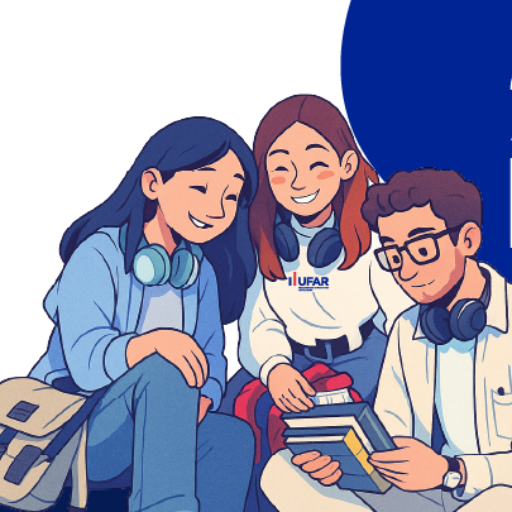
#> input picture example/sample_images/sample_img.png, 512 x 512 px
$ python -i dct_compression.py   (imports and definitions only)
#> lines starting #> are read from the running program, lines starting #| are printed output that depends on the picture
"""
DCT-based Image Compression

Implements JPEG-style compression using Discrete Cosine Transform.
This is a classical frequency-domain compression technique.

Mathematical Foundation:
-----------------------
The 2D DCT transforms spatial domain to frequency domain:

F(u,v) = (2/√N) C(u)C(v) Σ Σ f(x,y) cos[(2x+1)uπ/2N] cos[(2y+1)vπ/2N]

where C(0) = 1/√2, C(u) = 1 for u > 0

Information Theory Connection:
-----------------------------
- Concentrates energy in low frequencies (high entropy → low entropy)
- Quantization introduces controlled information loss
- Rate determined by quantization table
"""
import numpy as np
import cv2
from scipy.fftpack import dct, idct
from typing import Tuple, Optional

class DCTCompression:
    """
    DCT-based image compression with configurable quality.

    Parameters:
    -----------
    quality : int (1-100)
        Compression quality. Higher = better quality, lower compression.
    block_size : int
        Size of DCT blocks (typically 8x8 for JPEG)
    """

    def __init__(self, quality: int = 75, block_size: int = 8):
        self.quality = max(1, min(100, quality))
        self.block_size = block_size
        self.quantization_table = self._generate_quantization_table()

    def _generate_quantization_table(self) -> np.ndarray:
        """
        Generate quantization table based on quality factor.

        Lower quality = more aggressive quantization = more compression
        This is where information is intentionally discarded!
        """
        # Standard JPEG luminance quantization table
        base_table = np.array([
            [16, 11, 10, 16, 24, 40, 51, 61],
            [12, 12, 14, 19, 26, 58, 60, 55],
            [14, 13, 16, 24, 40, 57, 69, 56],
            [14, 17, 22, 29, 51, 87, 80, 62],
            [18, 22, 37, 56, 68, 109, 103, 77],
            [24, 35, 55, 64, 81, 104, 113, 92],
            [49, 64, 78, 87, 103, 121, 120, 101],
            [72, 92, 95, 98, 112, 100, 103, 99]
        ])

        # Scale based on quality (JPEG standard formula)
        if self.quality < 50:
            scale = 5000 / self.quality
        else:
            scale = 200 - 2 * self.quality

        quantization = np.floor((base_table * scale + 50) / 100)
        quantization[quantization == 0] = 1  # Avoid division by zero

        return quantization.astype(np.int32)

    def _apply_dct_block(self, block: np.ndarray) -> np.ndarray:
        """Apply 2D DCT to a single block."""
        return dct(dct(block.T, norm='ortho').T, norm='ortho')

    def _apply_idct_block(self, block: np.ndarray) -> np.ndarray:
        """Apply inverse 2D DCT to a single block."""
        return idct(idct(block.T, norm='ortho').T, norm='ortho')

    def _process_channel(self, channel: np.ndarray, compress: bool = True) -> np.ndarray:
        """
        Process a single color channel.

        Parameters:
        -----------
        channel : np.ndarray
            Single channel image
        compress : bool
            If True, apply DCT+quantization. If False, apply dequantization+IDCT
        """
        h, w = channel.shape
        # Pad to multiple of block_size
        pad_h = (self.block_size - h % self.block_size) % self.block_size
        pad_w = (self.block_size - w % self.block_size) % self.block_size

        if pad_h > 0 or pad_w > 0:
            channel = np.pad(channel, ((0, pad_h), (0, pad_w)), mode='edge')

        h_pad, w_pad = channel.shape
        result = np.zeros_like(channel, dtype=np.float32)

        # Process blocks
        for i in range(0, h_pad, self.block_size):
            for j in range(0, w_pad, self.block_size):
                block = channel[i:i+self.block_size, j:j+self.block_size].astype(np.float32)

                if compress:
                    # Forward DCT
                    dct_block = self._apply_dct_block(block)
                    # Quantize (information loss happens here!)
                    quantized = np.round(dct_block / self.quantization_table)
                    result[i:i+self.block_size, j:j+self.block_size] = quantized
                else:
                    # Dequantize
                    dequantized = block * self.quantization_table
                    # Inverse DCT
                    reconstructed = self._apply_idct_block(dequantized)
                    result[i:i+self.block_size, j:j+self.block_size] = reconstructed

        # Remove padding
        return result[:h, :w]

    def compress(self, image: np.ndarray) -> Tuple[np.ndarray, dict]:
        """
        Compress image using DCT.

        Returns:
        --------
        compressed_data : np.ndarray
            Quantized DCT coefficients
        metadata : dict
            Information needed for decompression
        """
        if len(image.shape) == 2:
            image = cv2.cvtColor(image, cv2.COLOR_GRAY2BGR)

        # Convert to YCbCr (better compression than RGB)
        ycbcr = cv2.cvtColor(image, cv2.COLOR_BGR2YCrCb).astype(np.float32)

        # Process each channel
        compressed_channels = []
        for channel in cv2.split(ycbcr):
            compressed = self._process_channel(channel, compress=True)
            compressed_channels.append(compressed)

        compressed_data = np.stack(compressed_channels, axis=-1)

        metadata = {
            'original_shape': image.shape,
            'quality': self.quality,
            'block_size': self.block_size,
            'quantization_table': self.quantization_table
        }

        return compressed_data, metadata

    def decompress(self, compressed_data: np.ndarray, metadata: dict) -> np.ndarray:
        """
        Decompress DCT-compressed image.

        Returns:
        --------
        reconstructed : np.ndarray
            Reconstructed image in BGR format
        """
        channels = cv2.split(compressed_data)

        # Process each channel
        reconstructed_channels = []
        for channel in channels:
            reconstructed = self._process_channel(channel, compress=False)
            reconstructed_channels.append(reconstructed)

        # Merge channels
        ycbcr_reconstructed = cv2.merge(reconstructed_channels)
        ycbcr_reconstructed = np.clip(ycbcr_reconstructed, 0, 255).astype(np.uint8)

        # Convert back to BGR
        bgr_reconstructed = cv2.cvtColor(ycbcr_reconstructed, cv2.COLOR_YCrCb2BGR)

        return bgr_reconstructed

    def compress_decompress(self, image: np.ndarray) -> np.ndarray:
        """Convenience method for full compression-decompression cycle."""
        compressed, metadata = self.compress(image)
        return self.decompress(compressed, metadata)


def calculate_compression_ratio(original: np.ndarray, compressed: np.ndarray) -> float:
    """
    Calculate actual compression ratio.

    In practice, we'd use entropy coding (Huffman, arithmetic) after quantization.
    This gives theoretical ratio based on non-zero coefficients.
    """
    # Count non-zero coefficients (sparse representation)
    non_zero = np.count_nonzero(compressed)
    total = compressed.size

    # Theoretical bits needed (assuming optimal entropy coding)
    sparsity_ratio = non_zero / total
    compression_ratio = 1 / sparsity_ratio if sparsity_ratio > 0 else 1

    return compression_ratio

>>> import cv2
>>> picture = cv2.imread('../../example/sample_images/sample_img.png')
#> picture is the input picture: shape (512, 512, 3); mean B, G, R 178.2, 152.2, 151.9
>>> result = DCTCompression().compress_decompress(picture)
#> in compress, `ycbcr = cv2.cvtColor(image, cv2.COLOR_BGR2YCrCb).astype(np.float32)`:
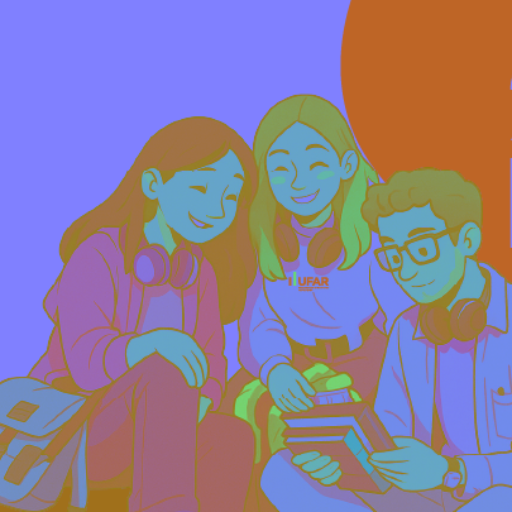
#> ycbcr: shape (512, 512, 3) float32; mean B, G, R 155.1, 125.8, 141
#> the loop in compress, `for channel in cv2.split(ycbcr):` made 3 passes
#> pass 2, in compress, `compressed = self._process_channel(channel, compress=True)`:
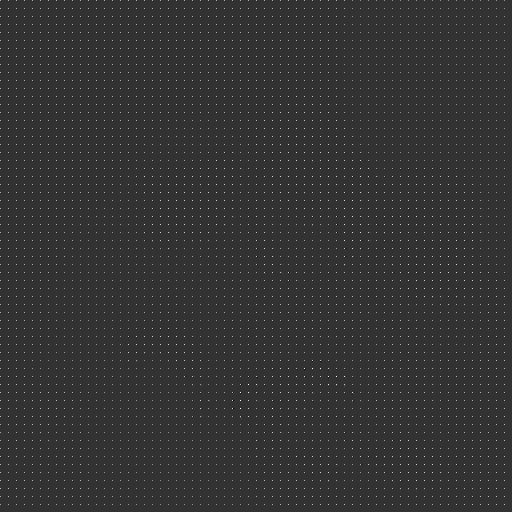
#> compressed: shape (512, 512) float32; min -52, max 209, mean 2; drawn with min black and max white
#> after the loop in compress, `for channel in cv2.split(ycbcr):`: compressed_channels = 3 items
#> in compress, `compressed_data = np.stack(compressed_channels, axis=-1)`:
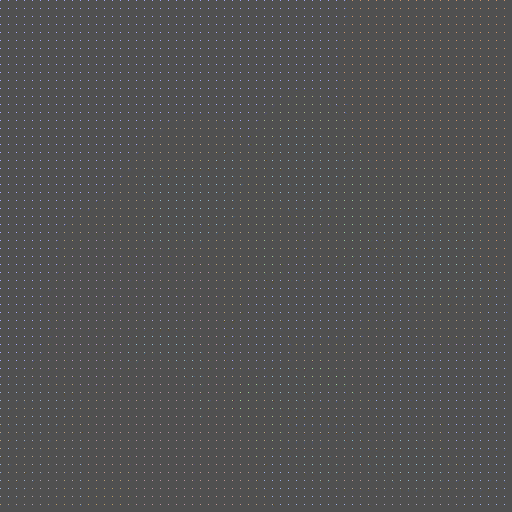
#> compressed_data: shape (512, 512, 3) float32; mean of channels 0, 1, 2 2.4, 2, 2.2; drawn with min black and max white
#> in compress_decompress, `compressed, metadata = self.compress(image)`: metadata = 4 items
#> the loop in decompress, `for channel in channels:` made 3 passes
#> pass 1, in decompress, `reconstructed = self._process_channel(channel, compress=False)`:
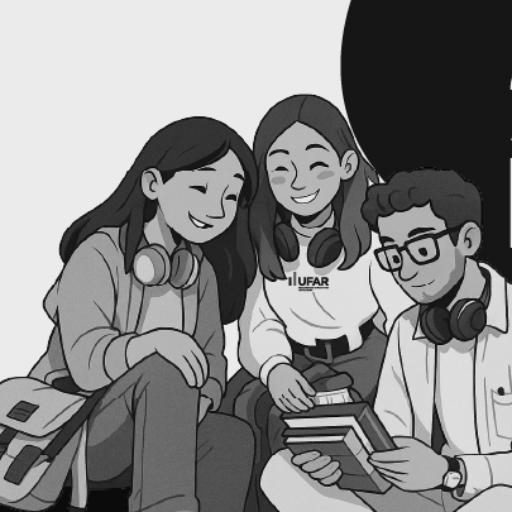
#> reconstructed: shape (512, 512) float32; min 15.58, max 274.8, mean 155.1; drawn with min black and max white
#> pass 2, in decompress, `reconstructed = self._process_channel(channel, compress=False)`:
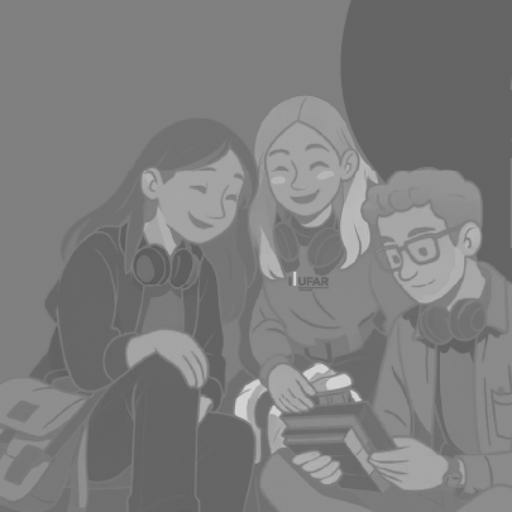
#> reconstructed: shape (512, 512) float32; min 85.24, max 221.4, mean 125.7
#> pass 3, in decompress, `reconstructed = self._process_channel(channel, compress=False)`:
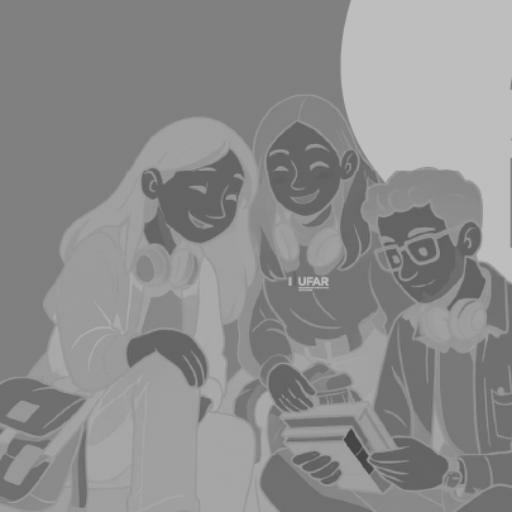
#> reconstructed: shape (512, 512) float32; min 58.54, max 198.3, mean 141
#> after the loop in decompress, `for channel in channels:`: reconstructed_channels = 3 items
#> in decompress, `ycbcr_reconstructed = cv2.merge(reconstructed_channels)`:
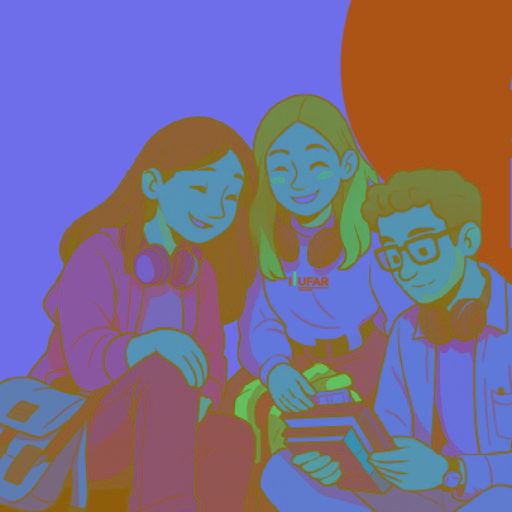
#> ycbcr_reconstructed: shape (512, 512, 3) float32; mean of channels 0, 1, 2 155.1, 125.7, 141; drawn with min black and max white
